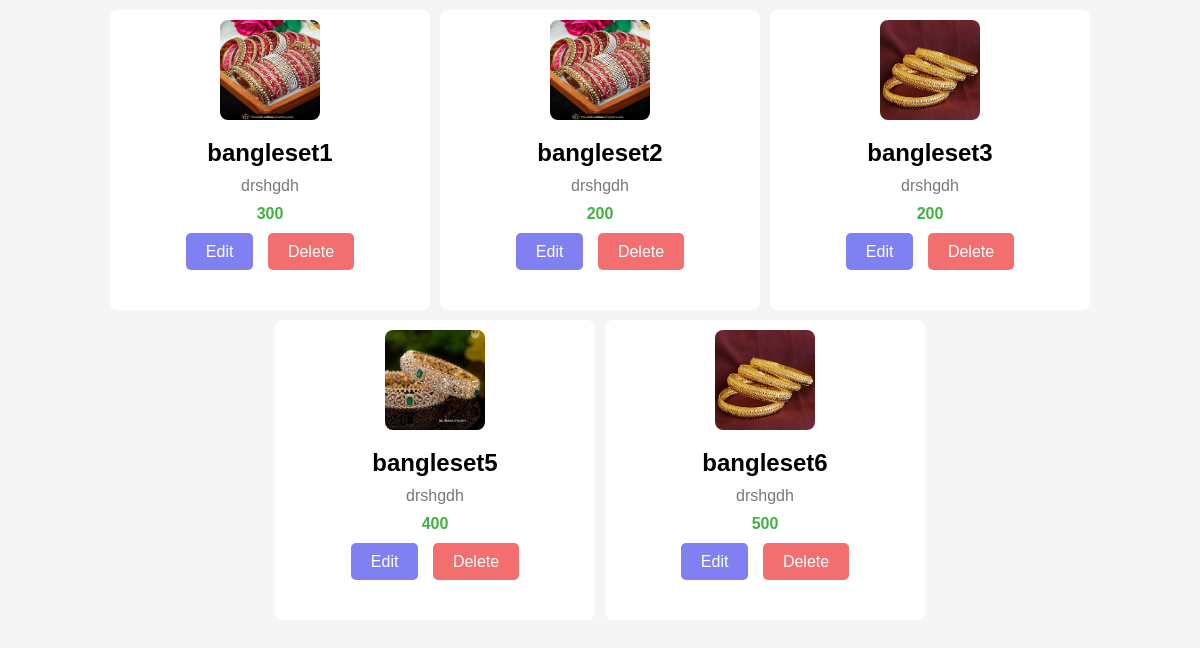
The app's page /viewproduct (signed in) with its own data.
### app/models.py (models this page shows)
class Product(models.Model):
    product_id=models.ForeignKey(Company,on_delete=models.CASCADE)
    name=models.CharField(max_length=100)
    image=models.FileField(upload_to='media')
    description=models.CharField(max_length=100)
    price=models.IntegerField()

### app/views.py (the view)
# urls.py: path('viewproduct',views.viewproduct,name='viewproduct'),
def viewproduct(request):
    company = Company.objects.get(company_id=request.user.id)
    products = Product.objects.filter(product_id=company)
    return render(request, 'viewproduct.html', {'products': products, 'company': company})

### templates/viewproduct.html (shortened to what this page needs)
<!DOCTYPE html>
<html lang="en">
<head>
</head>
<body>
    <div class="container">
        {% for product in products %}
        <div class="card">
            <img class="image" src="{{ product.image.url }}" alt="" width="100px" height="100px" >
            <h2>{{ product.name }}</h2>
            <p>{{ product.description }}</p>
            <p class="price">{{ product.price }}</p>
            <a href="{% url 'editproduct' id=product.id %}">Edit</a>
            <a href="{% url 'delete' id=product.id %}" class="delete">Delete</a>
        </div>
        {% endfor %}
    </div>
</body>
</html>

### templates/viewproduct.html (style rules this page uses)
* { margin: 0; padding: 0; box-sizing: border-box; }
body { font-family: Arial, sans-serif; background-color: whitesmoke; display: flex; flex-direction: column; }
.container { display: flex; flex-wrap: wrap; justify-content: center; gap: 10px; padding: 10px; }
.card { background-color: white; border-radius: 8px; height: 300px; max-width: 320px; width: 100%; padding: 10px; text-align: center; }
.image { border-radius: 8px; margin-bottom: 15px; }
h2 { margin-bottom: 10px; }
p { color: rgb(122, 119, 119); margin-bottom: 10px; }
.price { color: rgb(65, 177, 65); font-weight: bold; margin-bottom: 20px; }
.card a { text-decoration: none; color: white; background-color: rgb(128, 128, 243); padding: 10px 20px; border-radius: 5px; margin-top: 20px; }
.card .delete { background-color: rgb(243, 111, 111); margin-left: 10px; }

### records on screen
Product: image (picture), name "bangleset1", description "drshgdh", price "300"
Product: image (picture), name "bangleset2", description "drshgdh", price "200"
Product: image (picture), name "bangleset3", description "drshgdh", price "200"
Product: image (picture), name "bangleset5", description "drshgdh", price "400"
Product: image (picture), name "bangleset6", description "drshgdh", price "500"
